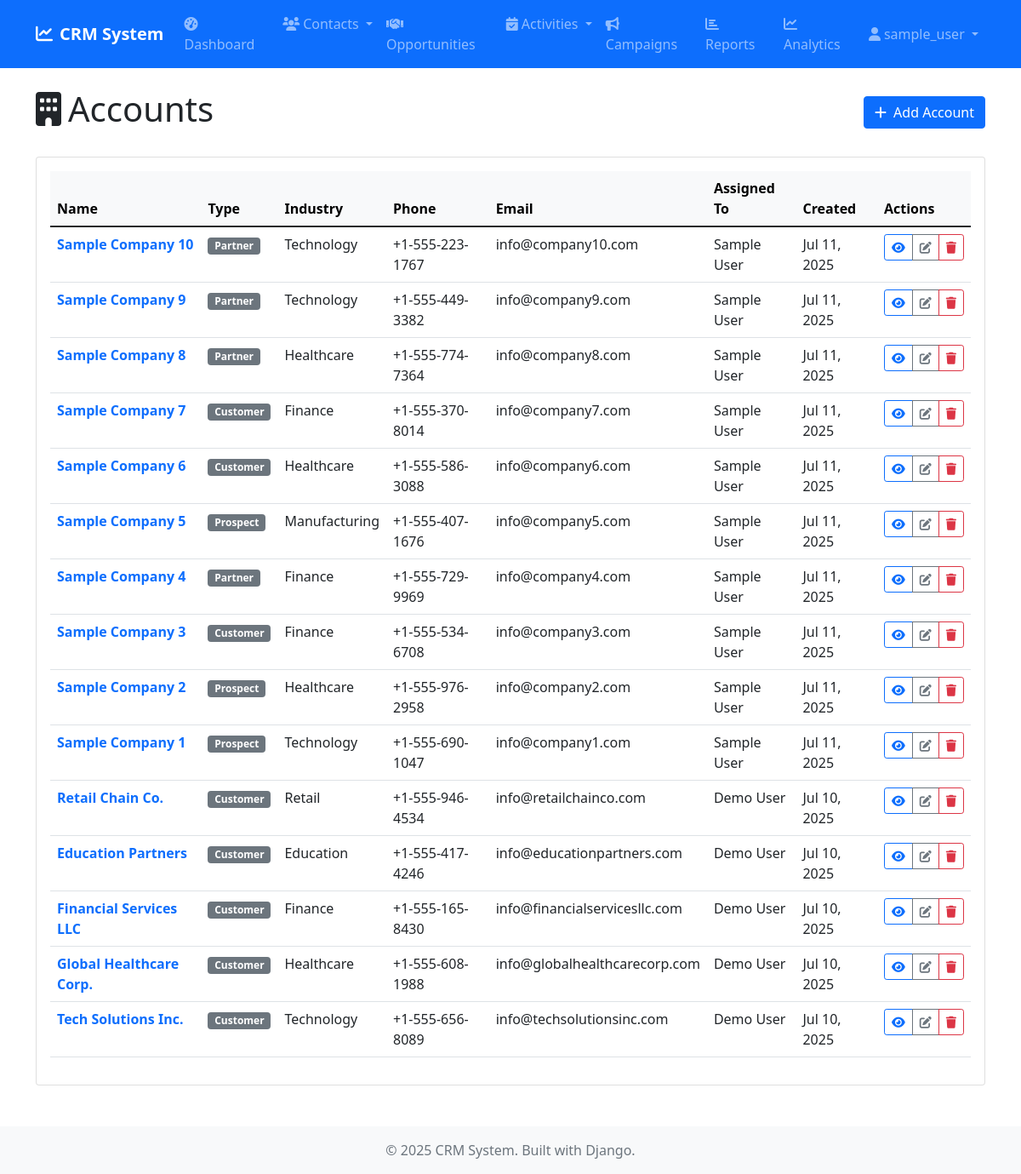
The page /accounts/ (signed in) on the database its author committed.
### accounts/models.py (models this page shows, shortened)
class Account(models.Model):
    ACCOUNT_TYPES = [
        ('customer', 'Customer'),
        ('prospect', 'Prospect'),
        ('partner', 'Partner'),
        ('competitor', 'Competitor'),
        ('other', 'Other'),
    ]
    INDUSTRIES = [
        ('technology', 'Technology'),
        ('healthcare', 'Healthcare'),
        ('finance', 'Finance'),
        ('education', 'Education'),
        ('retail', 'Retail'),
        ('manufacturing', 'Manufacturing'),
        ('other', 'Other'),
    ]
    name = models.CharField(max_length=200)
    account_type = models.CharField(max_length=20, choices=ACCOUNT_TYPES, default='customer')
    industry = models.CharField(max_length=20, choices=INDUSTRIES, blank=True)
    website = models.URLField(blank=True)
    phone = models.CharField(max_length=20, blank=True)
    email = models.EmailField(blank=True)
    billing_street = models.TextField(blank=True)
    billing_city = models.CharField(max_length=100, blank=True)
    billing_state = models.CharField(max_length=100, blank=True)
    billing_postal_code = models.CharField(max_length=20, blank=True)
    billing_country = models.CharField(max_length=100, blank=True)
    shipping_street = models.TextField(blank=True)
    shipping_city = models.CharField(max_length=100, blank=True)
    shipping_state = models.CharField(max_length=100, blank=True)
    shipping_postal_code = models.CharField(max_length=20, blank=True)
    shipping_country = models.CharField(max_length=100, blank=True)
    annual_revenue = models.DecimalField(max_digits=15, decimal_places=2, null=True, blank=True)
    employees = models.IntegerField(null=True, blank=True)
    description = models.TextField(blank=True)
    assigned_to = models.ForeignKey(User, on_delete=models.SET_NULL, null=True, blank=True)
    created_by = models.ForeignKey(User, on_delete=models.SET_NULL, null=True, blank=True, related_name='created_accounts')
    created_at = models.DateTimeField(auto_now_add=True)
    updated_at = models.DateTimeField(auto_now=True)
    class Meta:
        ordering = ['name']

### accounts/views.py (the view)
# urls.py: path('', views.AccountListView.as_view(), name='list'),
class AccountListView(LoginRequiredMixin, ListView):
    model = Account
    template_name = 'accounts/account_list.html'
    context_object_name = 'accounts'
    paginate_by = 25
    def get_queryset(self):
        return Account.objects.select_related('assigned_to').order_by('-created_at')

### templates/accounts/account_list.html (shortened to what this page needs)
{% extends 'base.html' %}
{% block content %}
<div class="d-flex justify-content-between align-items-center mb-4">
    <h1><i class="fas fa-building me-2"></i>Accounts</h1>
    <a href="{% url 'accounts:create' %}" class="btn btn-primary">
        <i class="fas fa-plus me-2"></i>Add Account
    </a>
</div>
<div class="card">
    <div class="card-body">
        {% if accounts %}
            <div class="table-responsive">
                <table class="table table-hover">
                    <thead class="table-light">
                        <tr>
                            <th>Name</th>
                            <th>Type</th>
                            <th>Industry</th>
                            <th>Phone</th>
                            <th>Email</th>
                            <th>Assigned To</th>
                            <th>Created</th>
                            <th>Actions</th>
                        </tr>
                    </thead>
                    <tbody>
                        {% for account in accounts %}
                        <tr>
                            <td>
                                <a href="{% url 'accounts:detail' account.pk %}" class="text-decoration-none">
                                    <strong>{{ account.name }}</strong>
                                </a>
                            </td>
                            <td>
                                <span class="badge bg-secondary">{{ account.get_account_type_display }}</span>
                            </td>
                            <td>{{ account.get_industry_display|default:"-" }}</td>
                            <td>{{ account.phone|default:"-" }}</td>
                            <td>{{ account.email|default:"-" }}</td>
                            <td>{{ account.assigned_to.get_full_name|default:account.assigned_to.username|default:"-" }}</td>
                            <td>{{ account.created_at|date:"M d, Y" }}</td>
                            <td class="table-actions">
                                <div class="btn-group btn-group-sm" role="group">
                                    <a href="{% url 'accounts:detail' account.pk %}" class="btn btn-outline-primary" title="View">
                                        <i class="fas fa-eye"></i>
                                    </a>
                                    <a href="{% url 'accounts:edit' account.pk %}" class="btn btn-outline-secondary" title="Edit">
                                        <i class="fas fa-edit"></i>
                                    </a>
                                    <a href="{% url 'accounts:delete' account.pk %}" class="btn btn-outline-danger" title="Delete">
                                        <i class="fas fa-trash"></i>
                                    </a>
                                </div>
                            </td>
                        </tr>
                        {% endfor %}
                    </tbody>
                </table>
            </div>
        {% endif %}
    </div>
</div>
{% endblock %}

### templates/base.html (shortened to what this page needs)
<!DOCTYPE html>
<html lang="en">
<head>
    <link href="https://cdn.jsdelivr.net/npm/bootstrap@5.1.3/dist/css/bootstrap.min.css" rel="stylesheet">
    <link href="https://cdnjs.cloudflare.com/ajax/libs/font-awesome/6.0.0/css/all.min.css" rel="stylesheet">
    {% load static %}
    <link href="{% static 'css/custom.css' %}" rel="stylesheet">
</head>
<body>
    <nav class="navbar navbar-expand-lg navbar-dark bg-primary">
        <div class="container">
            <a class="navbar-brand" href="{% url 'dashboard:home' %}">
                <i class="fas fa-chart-line me-2"></i>CRM System
            </a>
            {% if user.is_authenticated %}
            <div class="collapse navbar-collapse" id="navbarNav">
                <ul class="navbar-nav me-auto">
                    <li class="nav-item">
                        <a class="nav-link" href="{% url 'dashboard:home' %}">
                            <i class="fas fa-tachometer-alt me-1"></i>Dashboard
                        </a>
                    </li>
                    <li class="nav-item dropdown">
                        <a class="nav-link dropdown-toggle" href="#" role="button" data-bs-toggle="dropdown">
                            <i class="fas fa-users me-1"></i>Contacts
                        </a>
                    </li>
                    <li class="nav-item">
                        <a class="nav-link" href="{% url 'opportunities:list' %}">
                            <i class="fas fa-handshake me-1"></i>Opportunities
                        </a>
                    </li>
                    <li class="nav-item dropdown">
                        <a class="nav-link dropdown-toggle" href="#" role="button" data-bs-toggle="dropdown">
                            <i class="fas fa-calendar-check me-1"></i>Activities
                        </a>
                    </li>
                    <li class="nav-item">
                        <a class="nav-link" href="{% url 'campaigns:list' %}">
                            <i class="fas fa-bullhorn me-1"></i>Campaigns
                        </a>
                    </li>
                    <li class="nav-item">
                        <a class="nav-link" href="{% url 'dashboard:reports' %}">
                            <i class="fas fa-chart-bar me-1"></i>Reports
                        </a>
                    </li>
                    <li class="nav-item">
                        <a class="nav-link" href="{% url 'dashboard:analytics' %}">
                            <i class="fas fa-chart-line me-1"></i>Analytics
                        </a>
                    </li>
                </ul>
                <ul class="navbar-nav">
                    <li class="nav-item dropdown">
                        <a class="nav-link dropdown-toggle" href="#" role="button" data-bs-toggle="dropdown">
                            <i class="fas fa-user me-1"></i>{{ user.username }}
                        </a>
                    </li>
                </ul>
            </div>
            {% endif %}
        </div>
    </nav>
    <main class="container my-4">
        {% block content %}
        {% endblock %}
    </main>
    <footer class="bg-light text-center py-3 mt-5">
        <div class="container">
            <p class="text-muted mb-0">&copy; 2025 CRM System. Built with Django.</p>
        </div>
    </footer>
</body>
</html>

### static/css/custom.css (style rules this page uses)
.navbar-brand { font-weight: bold; }
.table-actions { white-space: nowrap; }

### rows shown on the page
Account: name "Sample Company 10", account_type "Partner", industry "Technology", phone "+1-555-223-1767", email "info@company10.com", assigned_to.get_full_name "Sample User", created_at "Jul 11, 2025"
Account: name "Sample Company 9", account_type "Partner", industry "Technology", phone "+1-555-449-3382", email "info@company9.com", assigned_to.get_full_name "Sample User", created_at "Jul 11, 2025"
Account: name "Sample Company 8", account_type "Partner", industry "Healthcare", phone "+1-555-774-7364", email "info@company8.com", assigned_to.get_full_name "Sample User", created_at "Jul 11, 2025"
Account: name "Sample Company 7", account_type "Customer", industry "Finance", phone "+1-555-370-8014", email "info@company7.com", assigned_to.get_full_name "Sample User", created_at "Jul 11, 2025"
Account: name "Sample Company 6", account_type "Customer", industry "Healthcare", phone "+1-555-586-3088", email "info@company6.com", assigned_to.get_full_name "Sample User", created_at "Jul 11, 2025"
Account: name "Sample Company 5", account_type "Prospect", industry "Manufacturing", phone "+1-555-407-1676", email "info@company5.com", assigned_to.get_full_name "Sample User", created_at "Jul 11, 2025"
Account: name "Sample Company 4", account_type "Partner", industry "Finance", phone "+1-555-729-9969", email "info@company4.com", assigned_to.get_full_name "Sample User", created_at "Jul 11, 2025"
Account: name "Sample Company 3", account_type "Customer", industry "Finance", phone "+1-555-534-6708", email "info@company3.com", assigned_to.get_full_name "Sample User", created_at "Jul 11, 2025"
Account: name "Sample Company 2", account_type "Prospect", industry "Healthcare", phone "+1-555-976-2958", email "info@company2.com", assigned_to.get_full_name "Sample User", created_at "Jul 11, 2025"
Account: name "Sample Company 1", account_type "Prospect", industry "Technology", phone "+1-555-690-1047", email "info@company1.com", assigned_to.get_full_name "Sample User", created_at "Jul 11, 2025"
Account: name "Retail Chain Co.", account_type "Customer", industry "Retail", phone "+1-555-946-4534", email "info@retailchainco.com", assigned_to.get_full_name "Demo User", created_at "Jul 10, 2025"
Account: name "Education Partners", account_type "Customer", industry "Education", phone "+1-555-417-4246", email "info@educationpartners.com", assigned_to.get_full_name "Demo User", created_at "Jul 10, 2025"
Account: name "Financial Services LLC", account_type "Customer", industry "Finance", phone "+1-555-165-8430", email "info@financialservicesllc.com", assigned_to.get_full_name "Demo User", created_at "Jul 10, 2025"
Account: name "Global Healthcare Corp.", account_type "Customer", industry "Healthcare", phone "+1-555-608-1988", email "info@globalhealthcarecorp.com", assigned_to.get_full_name "Demo User", created_at "Jul 10, 2025"
Account: name "Tech Solutions Inc.", account_type "Customer", industry "Technology", phone "+1-555-656-8089", email "info@techsolutionsinc.com", assigned_to.get_full_name "Demo User", created_at "Jul 10, 2025"

### other values the page prints
{{ user.username }} "sample_user"
